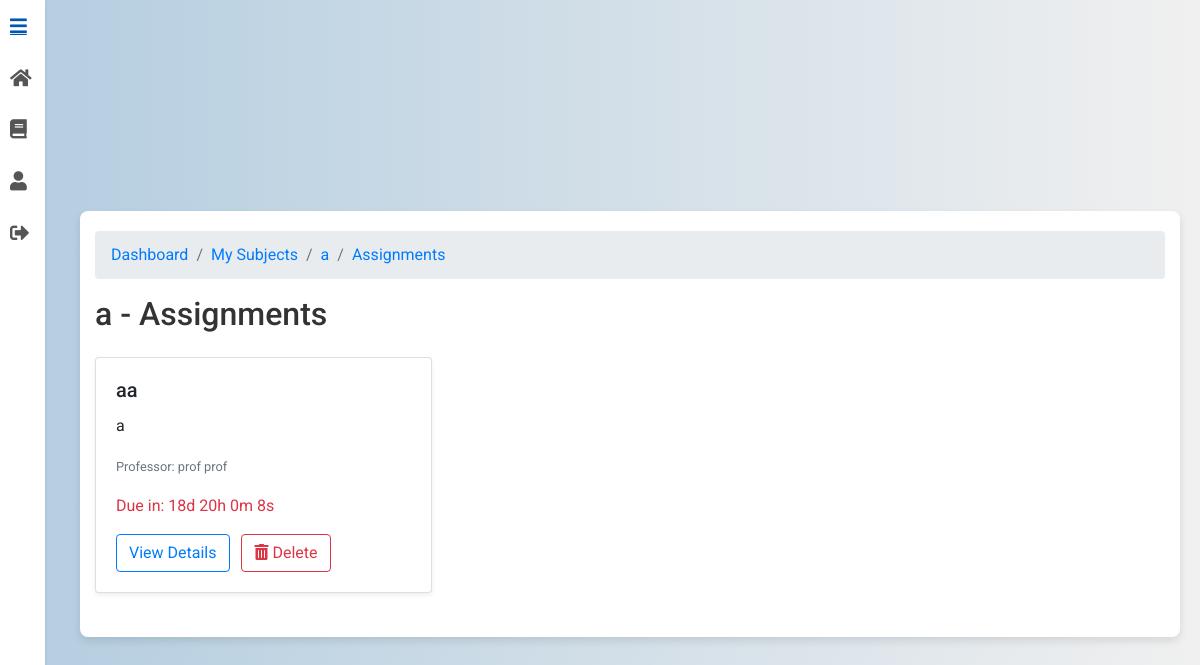
Page /assignments/36/ (signed in) on the earlier database version.
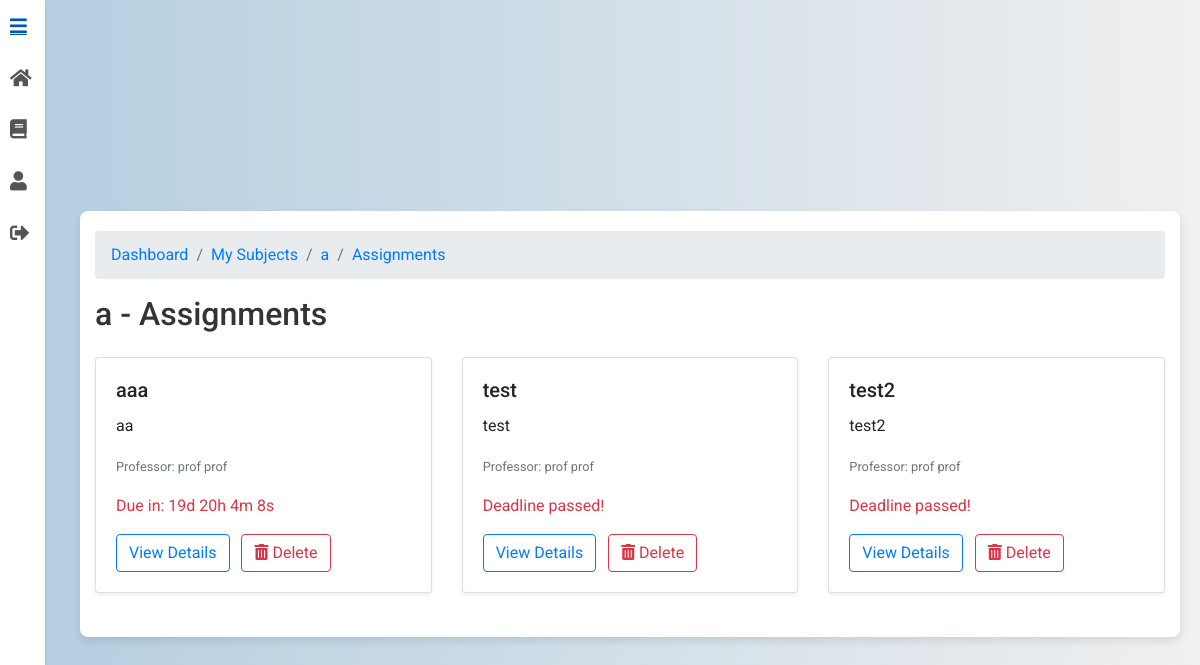
Same page on the later database version.
### subjects/models.py (models this page shows, shortened)
class Subject(models.Model):
    name = models.CharField(max_length=100)
    professor = models.ForeignKey(CustomUser, limit_choices_to={'role': 'professor'}, on_delete=models.CASCADE, editable=False)
    description = models.TextField(blank=True)
    class Meta:
        ordering = ['name']

### assignments/models.py (models this page shows, shortened)
class Assignment(models.Model):
    title = models.CharField(max_length=255)
    description = models.TextField()
    subject = models.ForeignKey(Subject, related_name="assignments", on_delete=models.CASCADE)
    professor = models.ForeignKey(
        CustomUser, limit_choices_to={'role': 'professor'}, on_delete=models.CASCADE
    )
    due_date = models.DateTimeField()
    file = models.FileField(upload_to=assignment_upload_path, storage=get_file_storage(), blank=True, null=True)
    created_at = models.DateTimeField(auto_now_add=True)
    updated_at = models.DateTimeField(auto_now=True)

### users/models.py (models this page shows, shortened)
class CustomUser(AbstractUser):
    ROLE_CHOICES = [
        ('student', 'Student'),
        ('professor', 'Professor')
    ]
    role = models.CharField(max_length=10, choices=ROLE_CHOICES)
    institution = models.ForeignKey('Institution', on_delete=models.SET_NULL, null=True, blank=True)

### assignments/views.py (the view)
# urls.py: path('<int:subject_id>/', AssignmentListView.as_view(), name='assignment_list'),
class AssignmentListView(LoginRequiredMixin, BreadcrumbMixin, ListView):
    model = Assignment
    template_name = "assignment_list.html"
    context_object_name = "assignments"
    def get_queryset(self):
        self.subject = get_object_or_404(Subject, pk=self.kwargs['subject_id'])
        return Assignment.objects.filter(subject=self.subject)
    def get_breadcrumbs(self):
        return [
            ("Dashboard", reverse_lazy("users:professor_dashboard") if self.request.user.role == "professor" else reverse_lazy("users:student_dashboard")),
            ("My Subjects", reverse_lazy("subjects:my_subjects")),
            (self.subject.name, reverse_lazy("subjects:subject_detail", kwargs={"pk": self.subject.pk})),
            ("Assignments", self.request.path),
        ]
    def get_context_data(self, **kwargs):
        context = super().get_context_data(**kwargs)
        context["subject"] = self.subject
        return context

### UniGrading/mixin.py (called while the page is built)
    def get_context_data(self, **kwargs):
        context = super().get_context_data(**kwargs)
        context["breadcrumbs"] = self.get_breadcrumbs()
        return context

### assignments/templates/assignment_list.html (shortened to what this page needs)
{% extends 'base.html' %}
{% load static %}
{% load view_breadcrumbs %}
{% block content %}
<div class="container mt-5">
    <nav aria-label="breadcrumb">
        <ol class="breadcrumb">
            {% for name, url in breadcrumbs %}
                <li class="breadcrumb-item"><a href="{{ url }}">{{ name }}</a></li>
            {% endfor %}
        </ol>
    </nav>
    <div class="d-flex justify-content-between mb-3">
        <h2>{{ subject.name }} - Assignments</h2>
    </div>
    <div class="row">
        {% for assignment in assignments %}
            <div class="col-md-4">
                <div class="card mb-4 shadow-sm">
                    <div class="card-body">
                        <h5 class="card-title">{{ assignment.title }}</h5>
                        <p class="card-text">{{ assignment.description|truncatewords:20 }}</p>
                        <p class="card-text">
                            <small class="text-muted">
                                Professor:
                                {{ assignment.professor.get_full_name|default:assignment.professor.email }}
                            </small>
                        </p>
                        <p class="card-text text-danger" id="countdown-{{ assignment.pk }}">
                        </p>
                        <a href="{% url 'assignments:assignment_detail' assignment.pk %}" class="btn btn-outline-primary">
                            View Details
                        </a>
                        <button type="button"
                                class="btn btn-outline-danger ml-2 delete-btn"
                                data-toggle="modal"
                                data-target="#deleteModal"
                                data-delete-url="{% url 'assignments:delete_assignment' assignment.pk %}"
                                data-assignment-title="{{ assignment.title }}">
                            <i class="fas fa-trash-alt"></i> Delete
                        </button>
                    </div>
                </div>
            </div>
        {% empty %}
            <div class="col-12">
                <p class="text-muted text-center">No assignments available.</p>
            </div>
        {% endfor %}
    </div>
</div>
{% endblock %}

### subjects/templates/base.html (shortened to what this page needs)
<!DOCTYPE html>
<html lang="en">
<head>
    {% load static %}
    <link rel="stylesheet" href="{% static 'css/styles.css' %}">
    <link rel="stylesheet" href="https://cdnjs.cloudflare.com/ajax/libs/font-awesome/5.15.3/css/all.min.css">
    <link rel="stylesheet" href="https://stackpath.bootstrapcdn.com/bootstrap/4.5.2/css/bootstrap.min.css">
</head>
<body>
    <div class="side-menu" id="side-menu">
        <a href="javascript:void(0);" class="menu-item" onclick="toggleMenu()">
            <i class="fas fa-bars"></i>
        </a>
        <a href="{% url 'users:professor_dashboard' %}" class="menu-item">
            <i class="fas fa-home"></i>
        </a>
        <a href="{% url 'subjects:my_subjects' %}" class="menu-item">
            <i class="fas fa-book"></i>
        </a>
        <a href="{% url 'users:profile' %}" class="menu-item">
            <i class="fas fa-user"></i>
        </a>
        <a href="{% url 'users:logout' %}" class="menu-item">
            <i class="fas fa-sign-out-alt"></i>
        </a>
    </div>
    <div class="main-content">
        {% block content %}
        {% endblock %}
    </div>
</body>
</html>

### static/css/styles.css (style rules this page uses)
body { font-family: 'Roboto', sans-serif; background: linear-gradient(to right, #b3cde0, #f0f0f0); margin: 0; padding: 0; display: flex; justify-content: center; align-items: center; min-height: 100vh; }
.container { background-color: #ffffff; padding: 20px; border-radius: 8px; box-shadow: 0 4px 8px rgba(0, 0, 0, 0.1); max-width: 900px; width: 100%; animation: fadeIn 1s ease-in-out; }
h2 { text-align: center; color: #333333; margin-bottom: 20px; }
.card { transition: transform 0.3s, box-shadow 0.3s; }
button { padding: 10px; background-color: #66afe9; color: #ffffff; border: none; border-radius: 4px; cursor: pointer; transition: background-color 0.3s; }

### subjects/templates/base.html (style rules this page uses)
body { background: linear-gradient(to right, #b3cde0, #f0f0f0); margin: 0; padding: 0; font-family: 'Roboto', sans-serif; display: flex; }
.side-menu { position: fixed; top: 0; left: 0; height: 100vh; width: 45px; background-color: #ffffff; box-shadow: 0 1px 3px rgba(0, 0, 0, 0.1); overflow-x: hidden; transition: width 0.3s ease; z-index: 1000; }
.menu-item { display: flex; align-items: center; padding: 15px 10px; transition: background-color 0.3s ease; text-decoration: none; color: #555; font-size: 0.9rem; white-space: nowrap; }
.menu-item i { font-size: 1.2rem; margin-right: 15px; transition: transform 0.3s ease; }
.main-content { margin-left: 60px; padding: 20px; flex: 1; transition: margin-left 0.3s ease; }
.main-content > * { max-width: 100%; }

Differences in the rows shown:
changed Assignment "aa": title "aa" → "aaa"; description "a" → "aa"
added Assignment: title "test", description "test", professor.get_full_name "prof prof"
added Assignment: title "test2", description "test2", professor.get_full_name "prof prof"
Other differences:
text written by a page script: "Due in: 18d 20h 0m 8s" → "Due in: 19d 20h 4m 8s"
